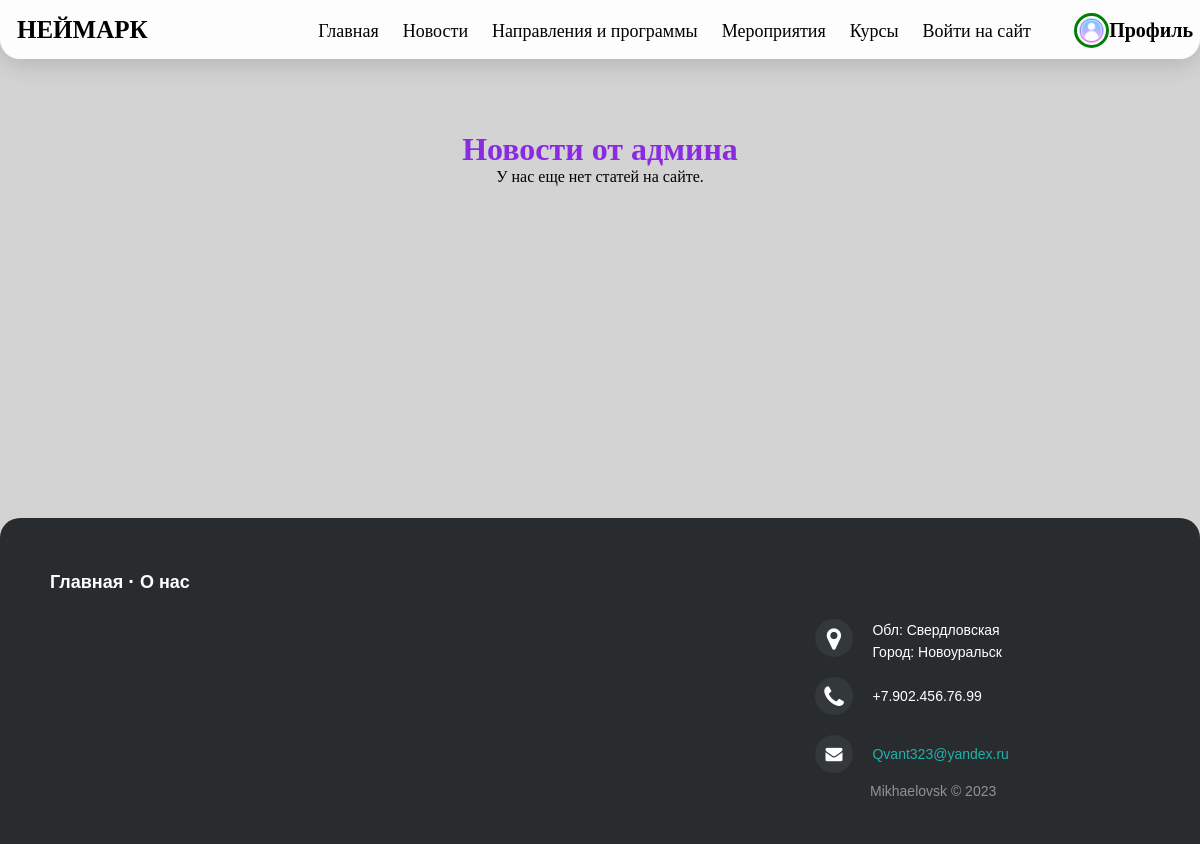
/products, run on an earlier commit of the app's database.
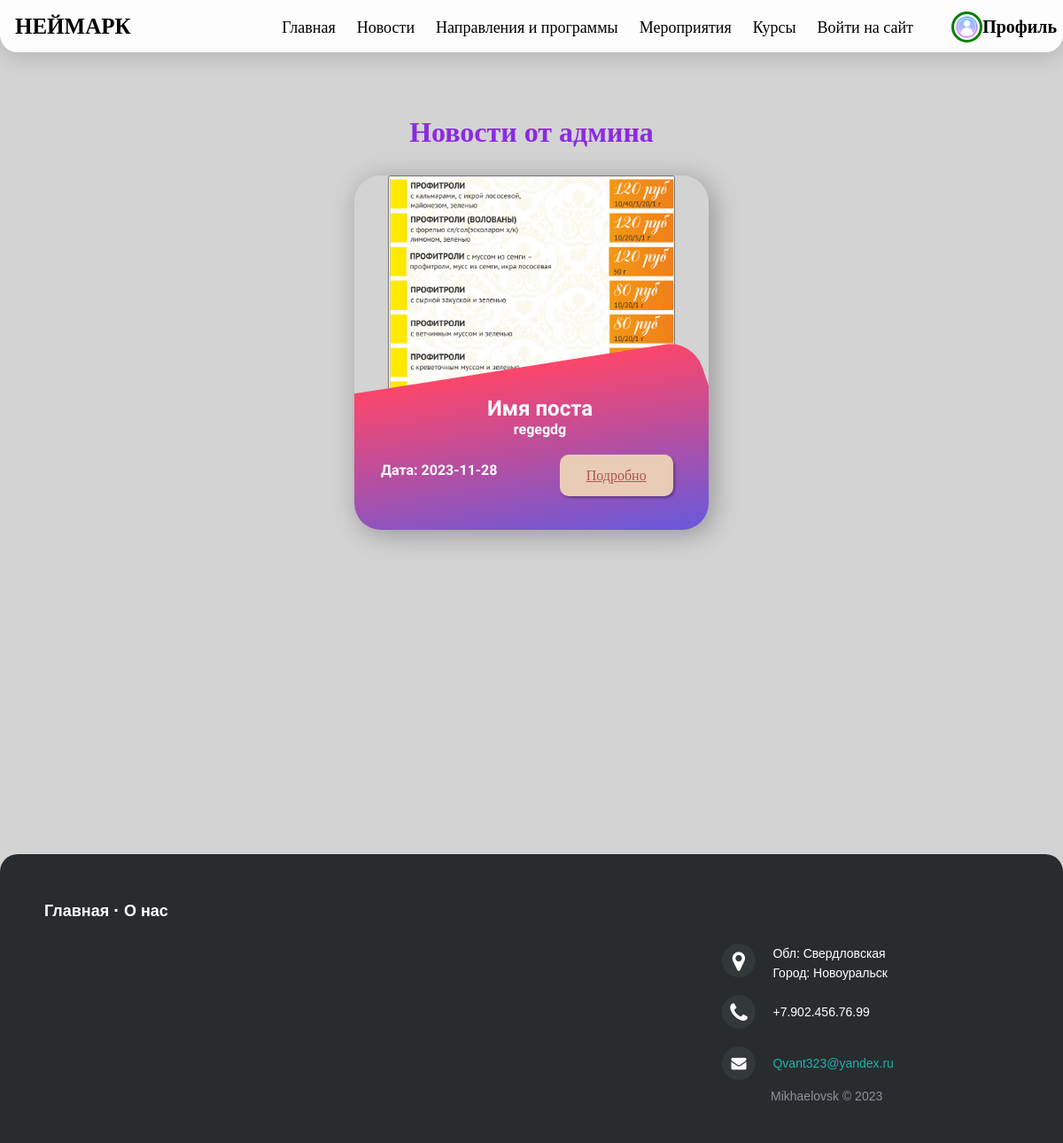
And on a later commit of the database.
### main.py (models this page shows, shortened)
class Article(db.Model):
    id = db.Column(db.Integer, primary_key=True)
    title = db.Column(db.String(60), nullable=False)
    intro = db.Column(db.String(100), nullable=False)
    text = db.Column(db.Text(), nullable=False)
    path = db.Column(db.Integer, nullable=False)
    date = db.Column(db.DateTime(), default=datetime.utcnow)

### main.py (the view)
@app.route('/products')
def products():
    name = request.cookies.get('user')
    user = User.query.filter_by(login=name).first()
    articles = Article.query.order_by(Article.date.desc()).all()
    return render_template("products.html", articles=articles, user=user)

### templates/products.html (shortened to what this page needs)
<!DOCTYPE html>
<html>
    <head>
      <link rel="stylesheet" href="{{ url_for('static', filename='css/foter.css')}}">
      <link rel="stylesheet" href="{{ url_for('static', filename='css/main.css')}}">
      <link rel="stylesheet" href="{{ url_for('static', filename='css/main-product.css')}}">
      <link rel="stylesheet" href="{{ url_for('static', filename='css/panel.css')}}">
      <link rel='stylesheet' href='https://cdnjs.cloudflare.com/ajax/libs/font-awesome/4.7.0/css/font-awesome.min.css'>
    </head>
</html>
<body>
{% include 'header.html' %}
<br><br><br><br>
<h1 style="text-align: center; color: blueviolet; font-family: Impact, Haettenschweiler">Новости от админа</h1>
<div style="position: relative; text-align: center;">
{% if articles|length > 0 %}
  {% for el in articles%}
  <div class="first hero">
    <button onclick="redirect('/products/{{ el.id }}')"><img class="hero-profile-img" src="{{ el.path }}"></button>
    <div class="hero-description-bk"></div>
    <div class="hero-description">
      <h2 style="font-family: 'Comfortaa', cursive;"> {{ el.title }} </h2>
      <p style="font-family: 'Comfortaa', cursive;"> {{ el.intro }} </p>
    </div>
    <div  class="hero-date">
      <p style="font-family: 'Comfortaa', cursive;"><b>Дата: {{ el.date.date() }} </b></p>
      <div class="eight">
        <a href="/products/{{ el.id }}">Подробно</a>
      </div>
    </div>
  </div>
{% endfor %}
{% else %}
<p>У нас еще нет статей на сайте.</p>
{% endif %}
</div>
<br><br><br><br><br><br><br>
<br><br><br><br><br><br><br>
{% include 'footer.html' %}
</body>

### templates/header.html
<div class="header">
  <a class="logo" href="/"><p style="text-emphasis-color: linear-gradient(-20deg , #bb7413, #e7d25c)">НЕЙМАРК</p></a>
  <div class="header-right">
    <a href="/">Главная</a>
    <a href="/products">Новости</a>
    <a href="/direction_and_programs">Направления и программы</a>
    <a href="/event">Мероприятия</a>
    <a href="/courses">Курсы</a>
    <a href="/login">Войти на сайт</a>
    <div class="ProfilePanel">
      {% if not user %}
        <a href="profile"><img src="/static/icons/user-default.png" alt="Изображение по умолчанию"><h1>Профиль</h1></a>
      {% else %}
        <a href="profile"><img src="{{user.pathUser}}" alt="logo"><h1>{{user.name}}</h1></a>
      {% endif %}
    </div>
  </div>
</div>

### templates/footer.html
<footer class="footer-distributed">
  <div class="footer-left">
    <p class="footer-links">
    <a class="link-1" href="/">Главная</a>
    <a href="/About">О нас</a>
    </p>
  <div class="footer-center">
  <div>
    <i class="fa fa-map-marker"></i>
    <p><span>Обл: Свердловская</span>Город: Новоуральск</p>
  </div>
  <div>
    <i class="fa fa-phone"></i>
    <p>+7.902.456.76.99</p>
  </div>
  <div>
    <i class="fa fa-envelope"></i>
    <p><a href="mailto:Qvant323@yandex.ru">Qvant323@yandex.ru</a></p>
  </div>
  </div>
    <p style="margin-left: 820px;">Mikhaelovsk &copy; 2023</p>
  </div>
</footer>

### static/css/foter.css (style rules this page uses)
.footer-distributed { background-color: #292c2f; box-shadow: 0 1px 1px 0 rgba(0, 0, 0, 0.12); box-sizing: border-box; width: 100%; margin-top: 70px; text-align: left; font: normal 16px sans-serif; padding: 45px 50px; bottom: -10px; position: relative; border-radius: 20px 20px 0px 0px; }
.footer-distributed .footer-left p { color: #8f9296; font-size: 14px; margin: 0; }
.footer-distributed p.footer-links { font-size: 18px; font-weight: bold; color: #ffffff; margin: 0 0 10px; padding: 0; transition: ease .25s; }
.footer-distributed p.footer-links a { display: inline-block; line-height: 1.8; text-decoration: none; color: inherit; transition: ease .25s; }
.footer-distributed .footer-links a:before { content: "·"; font-size: 20px; left: 0; color: #fff; display: inline-block; padding-right: 5px; }
.footer-distributed .footer-links .link-1:before { content: none; }
.footer-distributed .footer-center { margin-left: 750px; width: 35%; }
.footer-distributed .footer-center i { background-color: #33383b; color: #ffffff; font-size: 25px; width: 38px; height: 38px; border-radius: 50%; text-align: center; line-height: 42px; margin: 10px 15px; vertical-align: middle; }
.footer-distributed .footer-center i.fa-envelope { font-size: 17px; line-height: 38px; }
.footer-distributed .footer-center p { display: inline-block; color: #ffffff; font-weight:400; vertical-align: middle; margin:0; }
.footer-distributed .footer-center p span { display:block; font-weight: normal; font-size:14px; line-height:2; }
.footer-distributed .footer-center p a { color: lightseagreen; text-decoration: none;; }

### static/css/main.css (style rules this page uses)
* { margin: 0; padding: 0; box-sizing: border-box; }
body { background-color: lightgrey; background-repeat: no-repeat; background-position: center center; background-attachment: fixed; -webkit-background-size: cover; -moz-background-size: cover; -o-background-size: cover; background-size: cover; }
.hero { display: inline-block; position: relative; width: 400px; min-width: 400px; height: 400px; border-radius: 30px; overflow:hidden; box-shadow: 5px 5px 30px rgba(0, 0, 0, 0.3); margin: 30px; }
.hero-profile-img { height: 17rem; transition: all 0.5s; }
.hero-description-bk { background-image: linear-gradient(0deg , #3f5efb, #fc466b); border-radius: 30px; position: absolute; top: 55%; left: -5px; height: 65%; width: 108%; transform: skew(19deg, -9deg); }
.hero-description { position: absolute; color: #fff; font-weight: 900; left: 150px; bottom: 26%; }
.hero-date { position: absolute; color: #fff; left: 30px; bottom: 10%; }
.eight a { top: -12px; left: 200px; border-radius: 10px; background: #E8CCB5; color: #B05151; padding: 15px 30px; position: relative; box-shadow: 2px 2px 3px rgba(0, 0, 0, 0.3); }
.eight a:before, .eight a:after { content: ""; display: inline-block; position: absolute; top: calc(50% - 5px); width: 10px; height: 10px; border-radius: 50%; background: #F58262; box-shadow: inset 0 -2px 0 #B05151; opacity: 0; transition: .5s ease-in-out; }
.eight a:before { left: 13px; }
.eight a:after { right: 13px; }

### static/css/panel.css (style rules this page uses)
.header { position: sticky; overflow: hidden; padding: 15px 10px; background-color: rgb(255, 255, 255, .95); top: 0; padding: 5px; z-index: 1000; -webkit-box-shadow: 0 5px 25px rgba(0, 0, 0, 0.15); box-shadow: 0 5px 25px rgba(0, 0, 0, 0.15); border-radius: 0 0 20px 20px; }
.header a { float: left; color: black; text-align: center; padding: 12px; text-decoration: none; font-size: 18px; line-height: 25px; border-radius: 30px; }
.header a.logo { font-size: 25px; font-weight: bold; }
.header-right { display: flex; position: relative; float: right; top: 2px; }
.ProfilePanel { top: 5px; height: 40px; width: 152px; display: flex; position: relative; justify-content: flex-end; }
.ProfilePanel a { position: relative; display: flex; bottom: 2px; left: 10px; align-items: center; }
.ProfilePanel img { position: relative; border-radius: 50%; height: 35px; width: 35px; border: solid; color: green; }
.ProfilePanel h1 { font-size: 20px; }

What changed in the data, as far as the page shows it:
added Article: path (picture), title "Имя поста", intro "regegdg", date "2023-11-28"
Also different on the page:
text no longer shown: "У нас еще нет статей на сайте."
